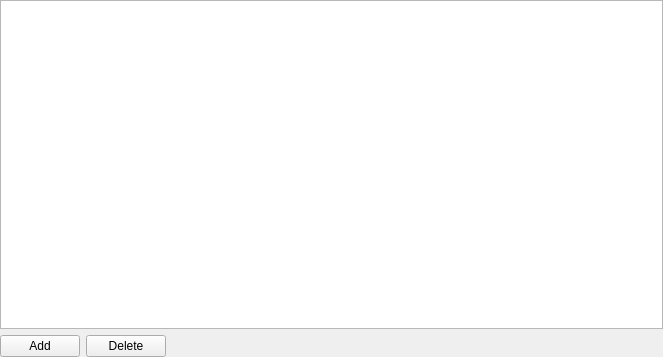
<?xml version="1.0" encoding="UTF-8"?>
<ui version="4.0">
 <class>CommitActionWidget</class>
 <widget class="QWidget" name="CommitActionWidget">
  <property name="geometry">
   <rect>
    <x>0</x>
    <y>0</y>
    <width>663</width>
    <height>357</height>
   </rect>
  </property>
  <property name="windowTitle">
   <string/>
  </property>
  <layout class="QVBoxLayout" name="verticalLayout">
   <property name="leftMargin">
    <number>0</number>
   </property>
   <property name="topMargin">
    <number>0</number>
   </property>
   <property name="rightMargin">
    <number>0</number>
   </property>
   <property name="bottomMargin">
    <number>0</number>
   </property>
   <item>
    <widget class="QTableView" name="tvActions">
     <property name="selectionBehavior">
      <enum>QAbstractItemView::SelectionBehavior::SelectRows</enum>
     </property>
    </widget>
   </item>
   <item>
    <layout class="QHBoxLayout" name="horizontalLayout_12">
     <item>
      <widget class="QPushButton" name="btnAddAction">
       <property name="text">
        <string>Add</string>
       </property>
      </widget>
     </item>
     <item>
      <widget class="QPushButton" name="btnDelAction">
       <property name="text">
        <string>Delete</string>
       </property>
      </widget>
     </item>
     <item>
      <spacer name="horizontalSpacer_10">
       <property name="orientation">
        <enum>Qt::Orientation::Horizontal</enum>
       </property>
       <property name="sizeHint" stdset="0">
        <size>
         <width>40</width>
         <height>20</height>
        </size>
       </property>
      </spacer>
     </item>
    </layout>
   </item>
  </layout>
 </widget>
 <resources/>
 <connections/>
</ui>
